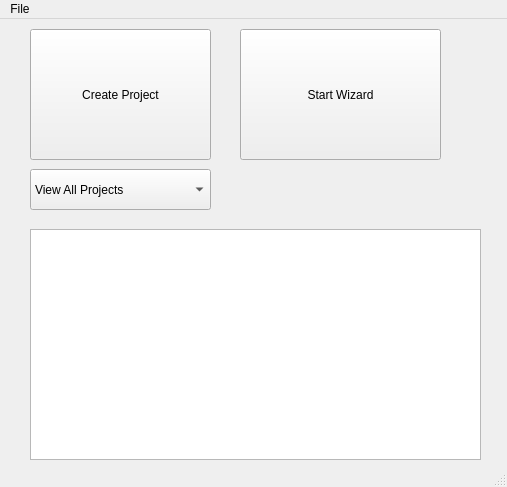
<?xml version="1.0" encoding="UTF-8"?>
<ui version="4.0">
 <class>MainWindow</class>
 <widget class="QMainWindow" name="MainWindow">
  <property name="geometry">
   <rect>
    <x>0</x>
    <y>0</y>
    <width>507</width>
    <height>487</height>
   </rect>
  </property>
  <property name="windowTitle">
   <string>MainWindow</string>
  </property>
  <widget class="QWidget" name="centralwidget">
   <widget class="QPushButton" name="createBtn">
    <property name="geometry">
     <rect>
      <x>30</x>
      <y>10</y>
      <width>181</width>
      <height>131</height>
     </rect>
    </property>
    <property name="text">
     <string>Create Project</string>
    </property>
   </widget>
   <widget class="QPushButton" name="wizardBtn">
    <property name="geometry">
     <rect>
      <x>240</x>
      <y>10</y>
      <width>201</width>
      <height>131</height>
     </rect>
    </property>
    <property name="text">
     <string>Start Wizard</string>
    </property>
   </widget>
   <widget class="QComboBox" name="availableProjects">
    <property name="geometry">
     <rect>
      <x>30</x>
      <y>150</y>
      <width>181</width>
      <height>41</height>
     </rect>
    </property>
    <item>
     <property name="text">
      <string>View All Projects</string>
     </property>
    </item>
   </widget>
   <widget class="QTextBrowser" name="textBrowser">
    <property name="geometry">
     <rect>
      <x>30</x>
      <y>210</y>
      <width>451</width>
      <height>231</height>
     </rect>
    </property>
   </widget>
  </widget>
  <widget class="QMenuBar" name="menubar">
   <property name="geometry">
    <rect>
     <x>0</x>
     <y>0</y>
     <width>507</width>
     <height>25</height>
    </rect>
   </property>
   <widget class="QMenu" name="menuFile">
    <property name="title">
     <string>File</string>
    </property>
    <addaction name="actionCreate"/>
    <addaction name="openFile"/>
    <addaction name="actionExecute"/>
   </widget>
   <addaction name="menuFile"/>
  </widget>
  <widget class="QStatusBar" name="statusbar"/>
  <action name="actionNew">
   <property name="text">
    <string>New</string>
   </property>
   <property name="shortcut">
    <string>Ctrl+N</string>
   </property>
  </action>
  <action name="actionCreate">
   <property name="text">
    <string>Create</string>
   </property>
   <property name="shortcut">
    <string>Ctrl+N</string>
   </property>
  </action>
  <action name="openFile">
   <property name="text">
    <string>Open</string>
   </property>
   <property name="shortcut">
    <string>Ctrl+O</string>
   </property>
  </action>
  <action name="actionExecute">
   <property name="text">
    <string>Execute</string>
   </property>
  </action>
 </widget>
 <resources/>
 <connections/>
</ui>
